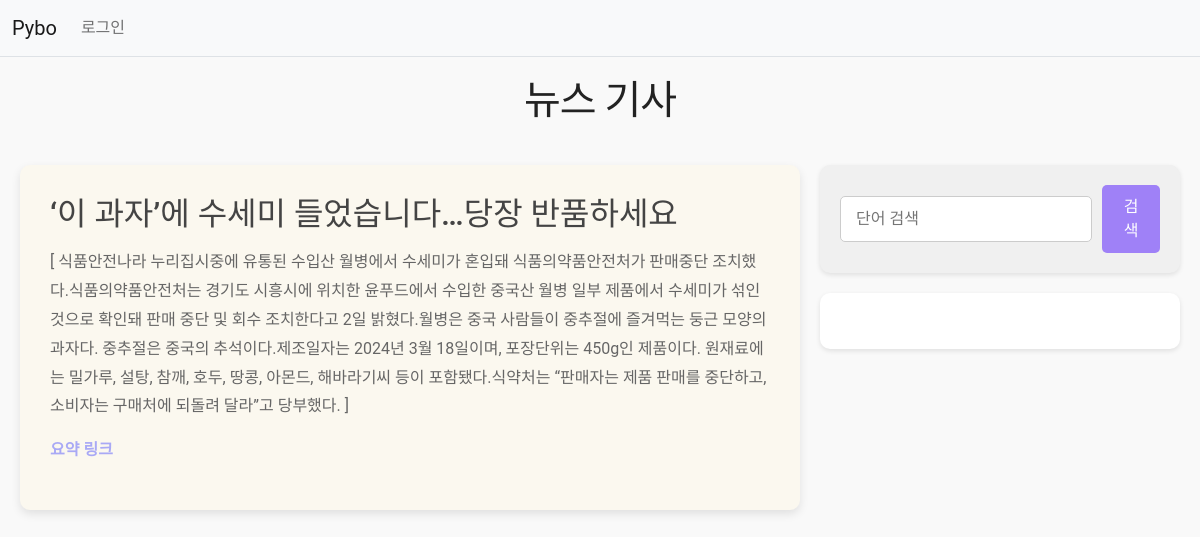
The page /pybo/1/ on the database as committed earlier.
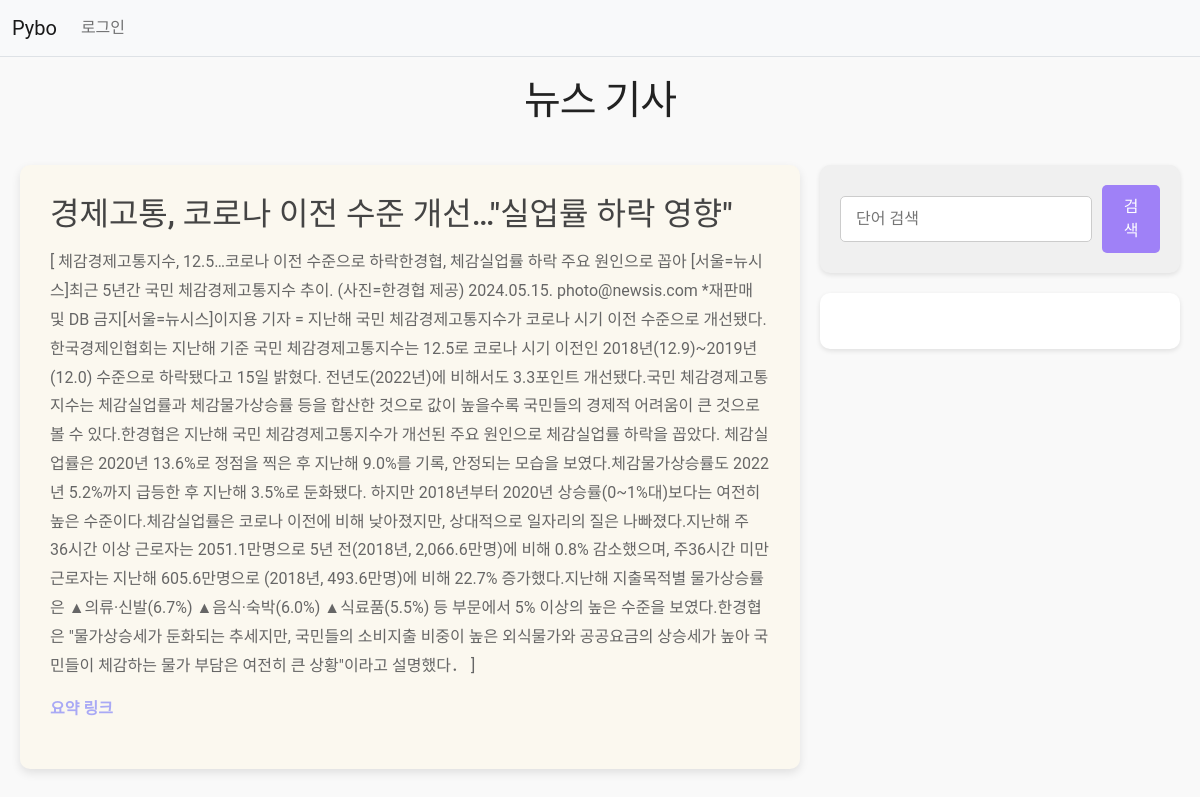
The same page on the database as committed later.
### pybo/models.py (models this page shows, shortened)
class News(models.Model):
    subject = models.CharField(max_length=200)
    content = models.TextField(null=True)
    create_date = models.DateTimeField(null=True)
    news_date = models.DateTimeField(null=True)
    link = models.TextField(null=True)
    summary = models.TextField(null=True, blank=True)

### pybo/views.py (the view)
# urls.py: path('<int:news_id>/', views.detail),
def detail(request, news_id):
    news = get_object_or_404(News, pk = news_id)
    context = {'news': news}
    return render(request, 'pybo/news_detail.html', context)

### templates/pybo/news_detail.html (shortened to what this page needs)
{% extends 'base.html' %}
{% block content %}
<!DOCTYPE html>
<html lang="ko">
<head>
</head>
<body>
    <h1>뉴스 기사</h1>
    <div class="container">
        <div class="article">
            <h2>{{ news.subject }}</h2>
            <p>{{ news.content }}</p>
            <p class="summary-link"><a href="#" id="summary-link">요약 링크</a></p>
        </div>
        <div class="dict-content">
            <form class="search-form" id="search-form">
                <input type="text" name="kw" placeholder="단어 검색" id="search-input">
                <button type="submit">검색</button>
            </form>
            <div class="search-content" id="search-content">
            </div>
        </div>
    </div>
</body>
</html>
{% endblock %}

Rows that differ between the two databases and show on the page:
changed News: subject "‘이 과자’에 수세미 들었습니다…당장 반품하세요" → "경제고통, 코로나 이전 수준 개선…\"실업률 하락 영향\""; content "[ 식품안전나라 누리집시중에 유통된 수입산 월병에서 수세미가 혼입돼 식품의약품안전처가 판매중단 조치했다.식품의약품안전처는 경기도 시흥시에 위치한 윤푸드에서 수입한 중국산 월병 일부 제품에서 수세미가 섞인 것으로 확인돼 판매 중단 및 회수 조치한다고 2일 밝혔다.월병은 중국 사람들이 중추절에 즐겨먹는 둥근 모양의 과자다. 중추절은 중국의 추석이다.제조일자는 2024년 3월 18일이며, 포장단위는 450g인 제품이다. 원재료에는 밀가루, 설탕, 참깨, 호두, 땅콩, 아몬드, 해바라기씨 등이 포함됐다.식약처는 “판매자는 제품 판매를 중단하고, 소비자는 구매처에 되돌려 달라”고 당부했다. ]" → "[ 체감경제고통지수, 12.5…코로나 이전 수준으로 하락한경협, 체감실업률 하락 주요 원인으로 꼽아 [서울=뉴시스]최근 5년간 국민 체감경제고통지수 추이. (사진=한경협 제공) 2024.05.15. photo@newsis.com *재판매 및 DB 금지[서울=뉴시스]이지용 기자 = 지난해 국민 체감경제고통지수가 코로나 시기 이전 수준으로 개선됐다.한국경제인협회는 지난해 기준 국민 체감경제고통지수는 12.5로 코로나 시기 이전인 2018년(12.9)~2019년(12.0) 수준으로 하락됐다고 15일 밝혔다. 전년도(2022년)에 비해서도 3.3포인트 개선됐다.국민 체감경제고통지수는 체감실업률과 체감물가상승률 등을 합산한 것으로 값이 높을수록 국민들의 경제적 어려움이 큰 것으로 볼 수 있다.한경협은 지난해 국민 체감경제고통지수가 개선된 주요 원인으로 체감실업률 하락을 꼽았다. 체감실업률은 2020년 13.6%로 정점을 찍은 후 지난해 9.0%를 기록, 안정되는 모습을 보였다.체감물가상승률도 2022년 5.2%까지 급등한 후 지난해 3.5%로 둔화됐다. 하지만 2018년부터 2020년 상승률(0~1%대)보다는 여전히 높은 수준이다.체감실업률은 코로나 이전에 비해 낮아졌지만, 상대적으로 일자리의 질은 나빠졌다.지난해 주 36시간 이상 근로자는 2051.1만명으로 5년 전(2018년, 2,066.6만명)에 비해 0.8% 감소했으며, 주36시간…"
